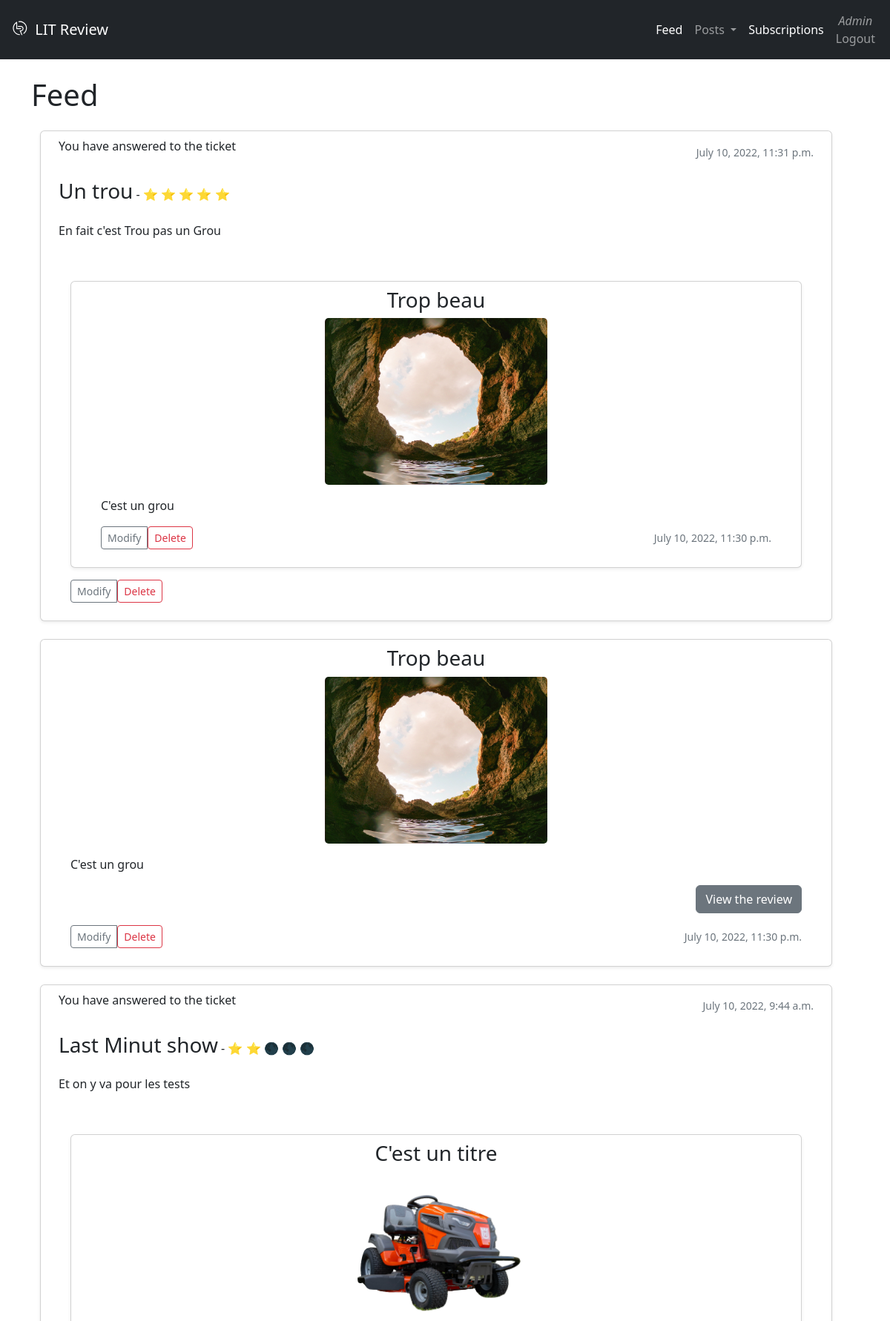
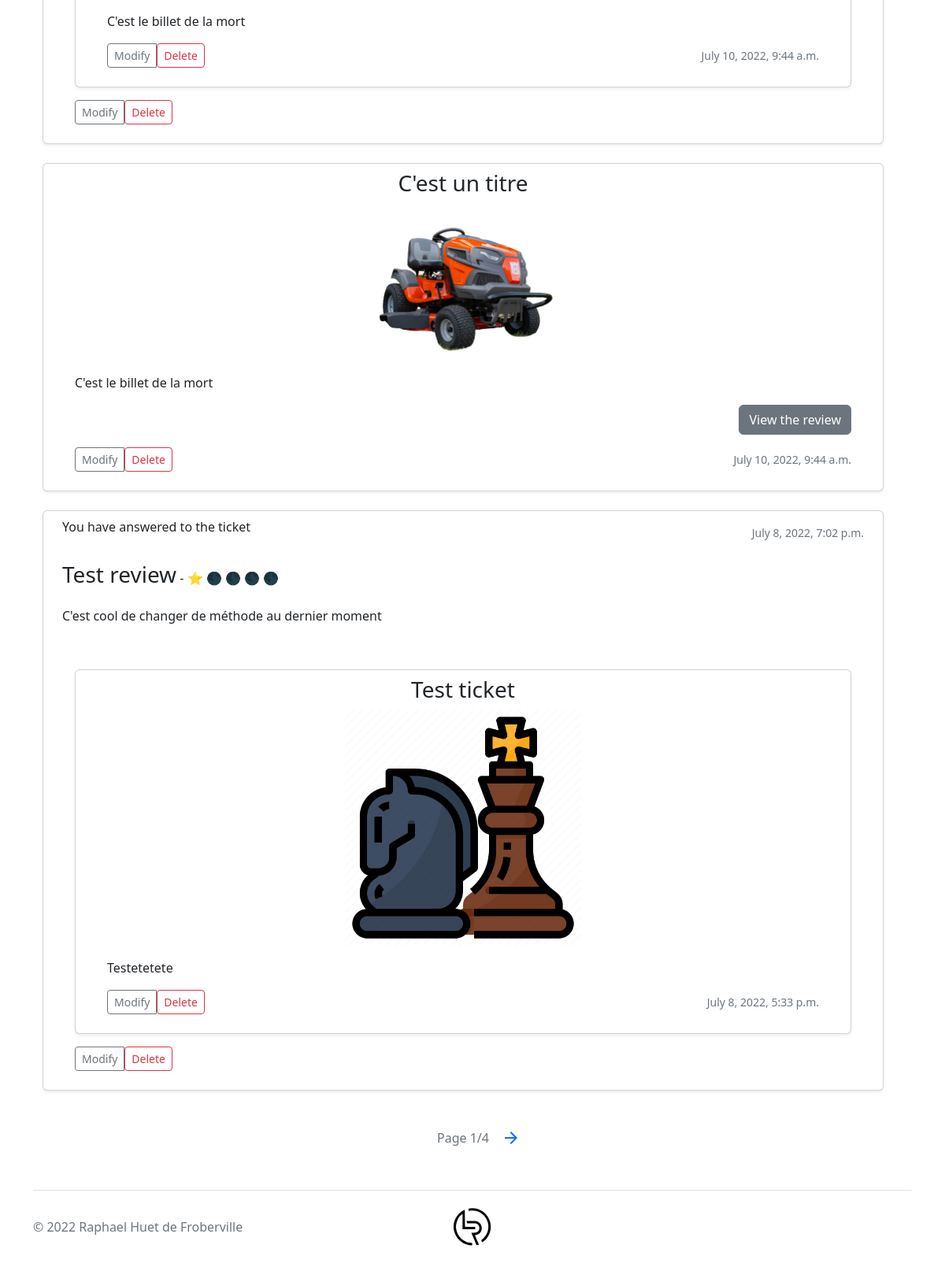
Page / (signed in) on the committed database (2 pictures, top to bottom).
### user/models.py (models this page shows, shortened)
class User(AbstractUser, PermissionsMixin):
    email = models.EmailField(_('Email address'), unique=True)
    description = models.TextField(_('User description'), max_length=2048, blank=True)
    USERNAME_FIELD = 'email'
    REQUIRED_FIELDS = ['username']

### book_review/models.py (models this page shows, shortened)
class Review(models.Model):
    ticket = models.ForeignKey(verbose_name=_('Ticket'), to=Ticket, on_delete=models.CASCADE)
    rating = models.PositiveSmallIntegerField(
        _('Rating'),
        choices=[(0, '0'), (1, '1'), (2, '2'), (3, '3'), (4, '4'), (5, '5')],
        default=0
    )
    user = models.ForeignKey(
        verbose_name=_('User'),
        to=get_user_model(), on_delete=models.CASCADE)
    headline = models.CharField(_('Headline'), max_length=128)
    body = models.CharField(_('Body'), max_length=8192, blank=True)
    time_created = models.DateTimeField(_('Created time'), auto_now_add=True)
    def inverse_rating(self):
        return 5 - self.rating

class Ticket(models.Model):
    title = models.CharField(_('Title'), max_length=128)
    description = models.TextField(_('Description'), max_length=2048, blank=True)
    user = models.ForeignKey(verbose_name=_('User'), to=get_user_model(), on_delete=models.CASCADE)
    image = models.ImageField(_('Image'), null=True, blank=True, upload_to="tickets")
    time_created = models.DateTimeField(_('Created time'), auto_now_add=True)
    def answered(self):
        if self.review_set.count():
            return True
        return False

### book_review/views/views_feed.py (the view)
# urls.py: path('', views.feed, name="feed"),
@login_required()
def feed(request):
    followed_users_ids = get_followed_user_ids(request.user)
    reviews = get_users_linked_reviews(followed_users_ids, request.user)
    reviews = reviews.annotate(content_type=Value('REVIEW', CharField()))
    tickets = get_users_viewable_tickets(followed_users_ids)
    tickets = tickets.annotate(content_type=Value('TICKET', CharField()))
    posts = sorted(
        chain(reviews, tickets),
        key=lambda post: post.time_created,
        reverse=True
    )
    p = Paginator(posts, 5)
    page = request.GET.get('page')
    actual_posts = p.get_page(page)
    return render(request, 'feed/feed.html', context={
        'posts': actual_posts,
        'main_h1': _("Feed")
    })

### book_review/views/views_feed.py (called while the page is built)
def get_users_linked_reviews(users, user):
    linked_reviews = Review.objects.filter(user__in=users) | Review.objects.filter(Q(
        ticket__user=user), ~Q(user=user))
    return linked_reviews

def get_users_viewable_tickets(users):
    tickets = Ticket.objects.filter(user__in=users)
    return tickets

def get_followed_user_ids(user):
    user_id = user.id if isinstance(user, User) else user
    followed_users_ids = [followed.followed_user for followed in
                          UserFollows.objects.filter(user=user_id)]
    user = User.objects.get(pk=user_id)
    followed_users_ids.append(user)
    return followed_users_ids

### book_review/templates/feed/feed.html (shortened to what this page needs)
{% extends 'index.html' %}
{% block content %}
    {% for post in posts %}
        <div class="container row my-4">
            {% if post.content_type == 'TICKET' %}
                {% with post as ticket %}
                    {% include 'ticket/ticket.html' %}
                {% endwith %}
            {% elif post.content_type == 'REVIEW' %}
                {% with post as review %}
                    {% include 'review/review.html' %}
                {% endwith %}
            {% endif %}
        </div>
    {% endfor %}
    <div id="pagination" class="d-flex justify-content-center mt-5 text-muted">
        <div class="mx-3">Page {{ posts.number }}/{{ posts.paginator.num_pages }}</div>
        {% if posts.has_next %}
            <a href="?page={{ posts.next_page_number }}">
                <span class="material-symbols-outlined">arrow_forward</span>
            </a>
        {% endif %}
    </div>
{% endblock %}

### templates/header.html (shortened to what this page needs)
{% load static %}
{% load i18n %}
<nav class="navbar navbar-expand-lg navbar-dark bg-dark">
    <div class="container-fluid">
        <a class="navbar-brand" href="{% url 'feed' %}">
            <img src="{% static 'img/logo-LitReview.svg' %}" alt="LitReview-Logo" width="30"
                 height="24" class="d-inline-block align-text-top">
            LIT Review</a>
        <div class="collapse navbar-collapse justify-content-end" id="navbarNav">
            <ul class="navbar-nav align-items-end align-items-md-center">
                {% if user.is_authenticated %}
                    <li class="nav-item">
                        <a class="nav-link active" aria-current="page" href="{% url 'feed' %}">{% translate "Feed" %}</a>
                    </li>
                    <li class="nav-item dropdown">
                        <a class="nav-link dropdown-toggle" href="{% url 'create_ticket' %}" id="navbarDropdown"
                           role="button"
                           data-bs-toggle="dropdown" aria-expanded="false">
                            {% translate "Posts" %}
                        </a>
                    </li>
                    <li class="nav-item">
                        <a class="nav-link active" href="{% url 'list_subscriptions' %}">{% translate "Subscriptions" %}</a>
                    </li>
                    <li class="nav-item">
                        <a class="nav-link text-center" href="{% url 'logout_user' %}">
                            <span class="text-capitalize fst-italic fw-light"
                            >{{ user.username }}</span><br>{% translate "Logout" %}</a>
                    </li>
                {% else %}
                    <li class="nav-item">
                        <a class="nav-link active" href="{% url 'login_user' %}">{% translate "Login" %}</a>
                    </li>
                {% endif %}
            </ul>
        </div>
    </div>
</nav>

### book_review/templates/review/review.html (shortened to what this page needs)
{%  load i18n %}
    {% if review %}
        <div class="col">
            <div class="card shadow-sm px-4 py-2">
                <div class="d-flex justify-content-between align-items-center">
                    <p>{% if review.user == user%}{% translate "You" %}{% else %}{{ review.user }}{% endif %}
                        {% translate "have answered to the ticket" %}
                    </p>
                    <small class="text-muted">{{ review.time_created }}</small>
                </div>
                <div class="mt-3"><h1 class="d-inline fs-3">{{ review.headline }}</h1>
                    <span>-
                    {% with ''|center:review.rating as range %}
                        {% for _ in range %}
                            ⭐
                        {% endfor %}
                    {% endwith %}
                    {% with ''|center:review.inverse_rating as range %}
                        {% for _ in range %}
                            🌑
                        {% endfor %}
                    {% endwith %}
                    </span>
                </div>
                <div class="my-4">
                    {{ review.body }}
                </div>
                <div class="card-body">
                    <div class="row my-3">
                        {% with review.ticket as ticket %}
                            {% include "ticket/ticket.html" %}
                    </div>
                    <div class="btn-group">
                        {% if review.user == user %}
                            <a class="btn btn-sm btn-outline-secondary" href=
                                    "{% url 'post_review' ticket_id=ticket.id review_id=review.id %}">{% translate "Modify" %}</a>
                            <form action="{% url 'delete_review' %}" method="post">
                                <input type="submit" class="btn btn-sm btn-outline-danger" value="{% translate "Delete" %}">
                            </form>
                        {% endif %}
                    </div>
                        {% endwith %}
                </div>
            </div>
        </div>
    {% endif %}

### book_review/templates/ticket/ticket.html (shortened to what this page needs)
{% load i18n %}
{% if ticket %}
    <div class="col">
        <div class="card shadow-sm px-4 py-2">
            <h1 class="text-center fs-3">{{ ticket.title }}</h1>
            <div class="text-center">
                {% if ticket.image %}
                    <img class="bd-placeholder-img card-img"
                         style="max-width: 300px; max-height: 500px; width:auto; height:auto"
                         src="{{ ticket.image.url }}"
                         role="img" focusable="false"></div>
                {% endif %}
            <div class="card-body">
                <p class="card-text">{{ ticket.description }}</p>
                {% if not ticket.answered and 'post_review' not in request.environ.PATH_INFO %}
                    <div class="text-end my-3">
                        <a type="button" class="btn btn-primary" href="{% url 'post_review' ticket_id=ticket.id %}">
                            {% translate "Post a review" %}
                        </a>
                    </div>
                {% elif ticket.answered and not review %}
                    <div class="text-end my-3">
                        <a type="button" class="btn btn-secondary" href="
{% url 'view_review' ticket.review_set.last.id %}">
                            {% translate "View the review" %}
                        </a>
                    </div>
                {% endif %}
                <div class="d-flex justify-content-between align-items-center">
                    <div class="btn-group">
                        {% if ticket.user == user %}
                            <a class="btn btn-sm btn-outline-secondary" href=
                                    "{% url 'create_ticket' ticket_id=ticket.id %}">{% translate "Modify" %}</a>
                            <form action="{% url 'delete_ticket' %}">
                                <input type="submit" class="btn btn-sm btn-outline-danger"
                                       value="{% translate "Delete" %}">
                            </form>
                        {% else %}
                            <small class="text-muted">{{ ticket.user }}
                                {% translate "asked for a review" %}
                            </small>
                        {% endif %}
                    </div>
                    <small class="text-muted">{{ ticket.time_created }}</small>
                </div>
            </div>
        </div>
    </div>
{% endif %}

### rows in the picture
User: username "Admin"
Review: time_created "July 10, 2022, 11:31 p.m.", headline "Un trou", rating 5 (drawn), body "En fait c'est Trou pas un Grou", image (picture)
Ticket: title "Trop beau", description "C'est un grou", time_created "July 10, 2022, 11:30 p.m.", image (picture)
Review: time_created "July 10, 2022, 9:44 a.m.", headline "Last Minut show", rating 2 (drawn), body "Et on y va pour les tests", image (picture)
Ticket: title "C'est un titre", description "C'est le billet de la mort", time_created "July 10, 2022, 9:44 a.m.", image (picture)
Review: time_created "July 8, 2022, 7:02 p.m.", headline "Test review", rating 1 (drawn), body "C'est cool de changer de méthode au dernier moment", image (picture)
Ticket: title "Test ticket", description "Testetetete", time_created "July 8, 2022, 5:33 p.m."

### other values in the picture
{{ main_h1 }} "Feed"
{{ posts.number }} "1"
{{ posts.paginator.num_pages }} "4"
